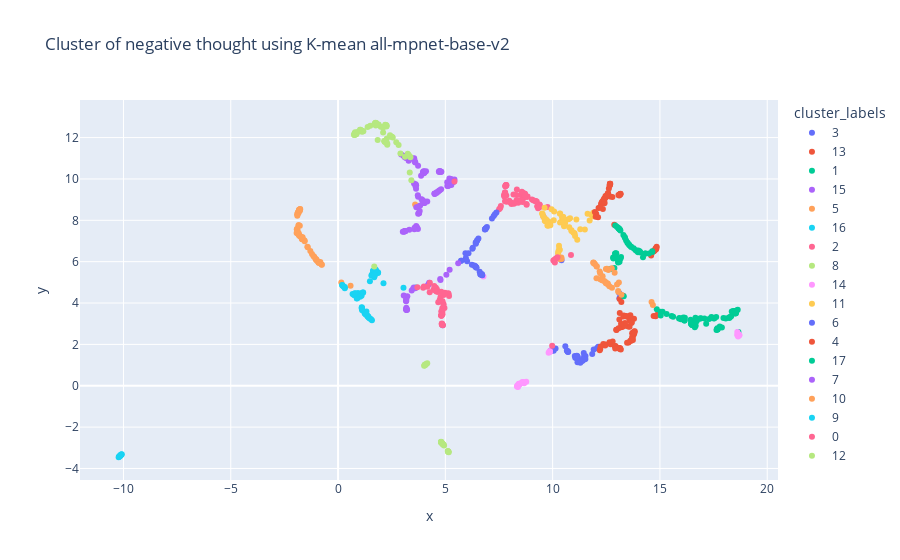
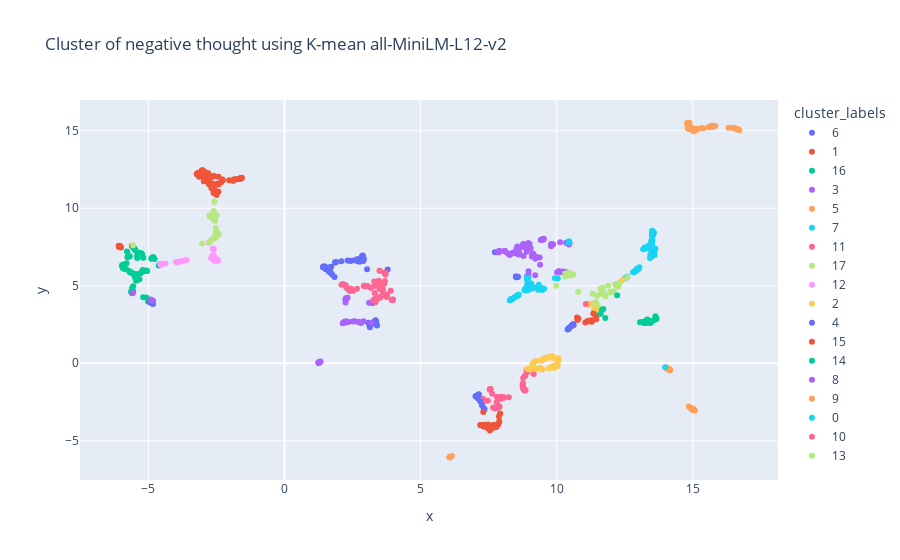
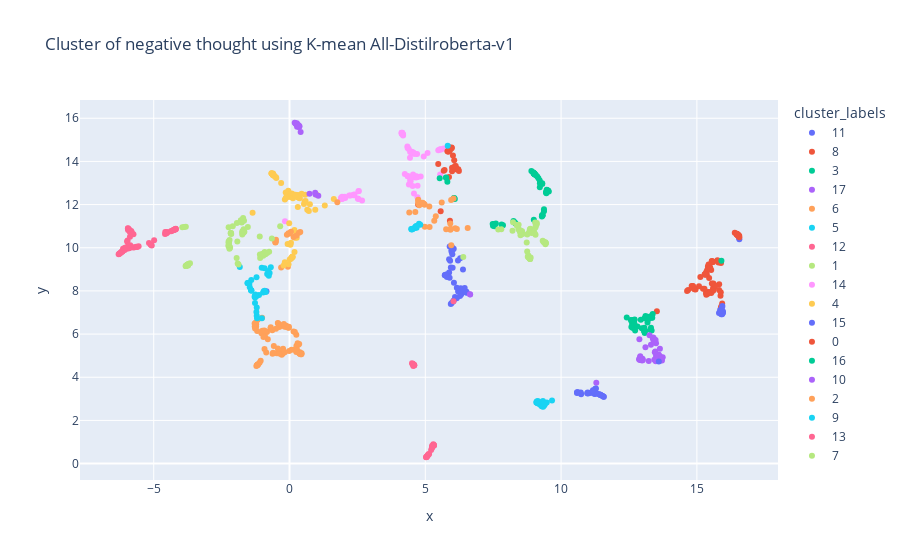

Notebook source saved alongside these figures, in order:
### Code cell
for model in models:
    label = data[f"{model} k-mean"]
    x = data[f"{model} x"]
    y = data[f"{model} y"]
    text = data["thought"]
    
    # Plot
    # Create a DataFrame for Plotly Express
    plot_data = {
        'x': x,
        'y': y,
        'cluster_labels': label,
        'hover_text': text  # text you want to display
    }

    df = pd.DataFrame(plot_data)

    # Convert cluster_labels to string for categorical representation
    df['cluster_labels'] = df['cluster_labels'].astype(str)

    # plot using Plotly Express
    fig = px.scatter(
        df,
        x='x',
        y='y',
        color='cluster_labels',
        hover_data={'hover_text': True},  # Enable hover data for 'hover_text'
        title=f'Cluster of negative thought using K-mean {model}'
    )

    fig.show()
    # Export the plot to HTML
    fig.write_html(f"/Users/sylvainestebe/Code/nlp_project/cognitive_distortion_project/export/k_mean_{model}.html")
    fig.write_image(f"/Users/sylvainestebe/Code/nlp_project/cognitive_distortion_project/export/k_mean_{model}.svg")
